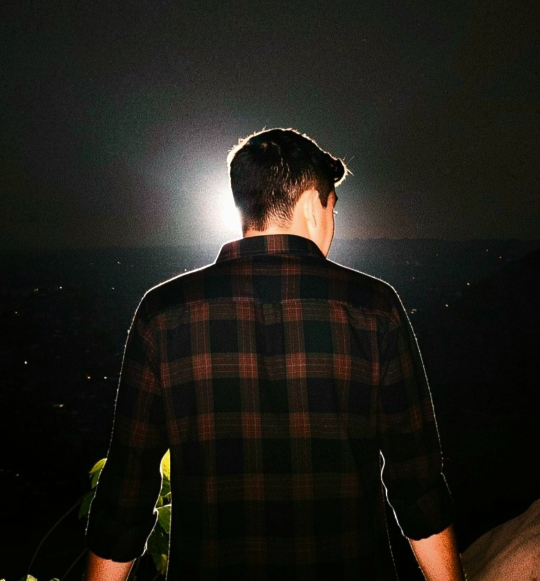
#> input picture data/photo.jpg, 1080 x 1162 px (shown at 1/2 size)
$ python generate_ascii.py ../data/photo.jpg out.png
#> lines starting #> are read from the running program, lines starting #| are printed output that depends on the picture
### scripts/_chrome.py
"""
_chrome.py — shared terminal-window chrome for the profile SVGs.

Not a script on its own; imported by generate_ascii.py and generate_infocard.py.
"""

BG = "#0b0f17"
BAR_BG = "#12161f"
BORDER = "#1f2733"
GLOW = "#2dd4bf"
TITLE_TEXT = "#8b949e"

BAR_H = 34


def window(width: int, body_height: int, title: str, body_svg: str) -> str:
    """Wrap `body_svg` (already-positioned SVG markup) in a terminal window."""
    total_h = BAR_H + body_height
    return f'''<svg xmlns="http://www.w3.org/2000/svg" width="{width}" height="{total_h}" viewBox="0 0 {width} {total_h}">
  <defs>
    <style>
      text {{ font-family: 'SF Mono', 'Fira Code', 'Courier New', monospace; }}
    </style>
  </defs>
  <rect x="0.75" y="0.75" width="{width - 1.5}" height="{total_h - 1.5}" rx="10"
        fill="{BG}" stroke="{GLOW}" stroke-opacity="0.35" stroke-width="1.5"/>
  <path d="M 0.75 10 A 9.25 9.25 0 0 1 10 0.75 L {width - 10} 0.75 A 9.25 9.25 0 0 1 {width - 0.75} 10 L {width - 0.75} {BAR_H} L 0.75 {BAR_H} Z"
        fill="{BAR_BG}"/>
  <line x1="0.75" y1="{BAR_H}" x2="{width - 0.75}" y2="{BAR_H}" stroke="{BORDER}" stroke-width="1"/>
  <circle cx="18" cy="{BAR_H / 2}" r="6" fill="#ff5f56"/>
  <circle cx="38" cy="{BAR_H / 2}" r="6" fill="#ffbd2e"/>
  <circle cx="58" cy="{BAR_H / 2}" r="6" fill="#27c93f"/>
  <text x="{width / 2}" y="{BAR_H / 2 + 4}" font-size="12" fill="{TITLE_TEXT}" text-anchor="middle">{title}</text>
  <g transform="translate(0,{BAR_H})">
    {body_svg}
  </g>
</svg>
'''

### scripts/generate_ascii.py
#!/usr/bin/env python3
"""
generate_ascii.py

Converts a portrait photo into a monospace ASCII-art SVG, framed as a
macOS-style terminal window (title bar, traffic lights, a whoami prompt
under the art) — matching the reference "portrait.sh" aesthetic.

Usage:
    python3 generate_ascii.py <input_image> <output_svg> \
        --user ark --cols 78 --crop 500,440,1120,1300
"""

import argparse
import html
import sys
from pathlib import Path
from PIL import Image

sys.path.insert(0, str(Path(__file__).parent))
import _chrome

RAMP = "@%#*+=-:.//:)"
CHAR_ASPECT = 0.55
ART_COLOR = "#97ebfc"
PROMPT_GREEN = "#20cb37"
PROMPT_TEXT = "#d6e8e0"
DIM = "#4f5763"


def image_to_ascii_rows(path: str, cols: int, crop=None) -> list[str]:
    img = Image.open(path).convert("L")
    if crop:
        img = img.crop(crop)
    w, h = img.size
    cell_h = w / cols / CHAR_ASPECT
    rows = max(1, round(h / cell_h))
    img = img.resize((cols, rows))
    pixels = list(img.getdata())
    ramp_len = len(RAMP)
    lines = []
    for r in range(rows):
        line = []
        for c in range(cols):
            b = pixels[r * cols + c]
            idx = min(ramp_len - 1, b * ramp_len // 256)
            line.append(RAMP[idx])
        lines.append("".join(line))
    return lines


def render(rows: list[str], username: str, display_name: str, font_size: int = 8) -> str:
    char_w = font_size * CHAR_ASPECT
    cols = max(len(r) for r in rows)
    pad = 16
    art_w = round(cols * char_w)
    art_h = round(len(rows) * font_size)
    width = art_w + pad * 2

    lines = []
    for i, row in enumerate(rows):
        y = pad + font_size + i * font_size
        lines.append(
            f'<text x="{pad}" y="{y}" font-size="{font_size}" fill="{ART_COLOR}" '
            f'xml:space="preserve">{html.escape(row)}</text>'
        )
    art_bottom = pad + art_h

    prompt_y1 = art_bottom + 22
    prompt_y2 = prompt_y1 + 18
    body_height = prompt_y2 + 12

    lines.append(f'<line x1="{pad}" y1="{art_bottom + 8}" x2="{width - pad}" y2="{art_bottom + 8}" '
                  f'stroke="#1f2733" stroke-width="1"/>')
    lines.append(
        f'<text x="{pad}" y="{prompt_y1}" font-size="12" xml:space="preserve">'
        f'<tspan fill="{PROMPT_GREEN}">{html.escape(username)}@github</tspan>'
        f'<tspan fill="{DIM}">:~$ whoami</tspan></text>'
    )
    lines.append(
        f'<text x="{pad}" y="{prompt_y2}" font-size="12" fill="{PROMPT_TEXT}">{html.escape(display_name)}</text>'
    )

    body = "".join(lines)
    title = f"{username}@github: ~$ ./portrait.sh"
    return _chrome.window(width, body_height, title, body)


def main():
    ap = argparse.ArgumentParser()
    ap.add_argument("input")
    ap.add_argument("output")
    ap.add_argument("--cols", type=int, default=78)
    ap.add_argument("--user", default="ark")
    ap.add_argument("--name", default="Ark")
    ap.add_argument("--crop", default=None, help="x1,y1,x2,y2 pixel box to crop before converting")
    args = ap.parse_args()

    crop = tuple(int(v) for v in args.crop.split(",")) if args.crop else None
    rows = image_to_ascii_rows(args.input, args.cols, crop)
#> in image_to_ascii_rows, `img = Image.open(path).convert("L")`:
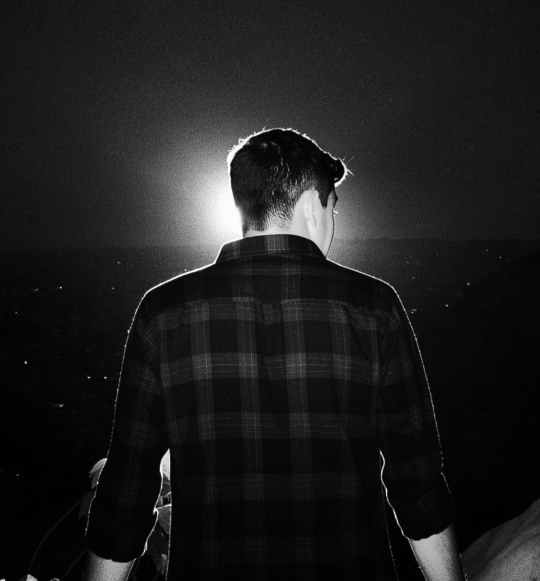
#> img: PIL image 1080x1162 L (shown at 1/2 size); min 0, max 255, mean 29.4
#> in image_to_ascii_rows, `img = img.resize((cols, rows))`:
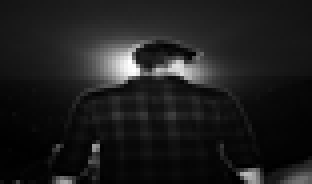
#> img: PIL image 78x46 L (shown 4 times larger); min 0, max 255, mean 29.4
#> in image_to_ascii_rows, `pixels = list(img.getdata())`: pixels = 3588 values, max 255 at index 1202, min 0 at index 2744, mean 29.39
#> after the loop in image_to_ascii_rows, `for r in range(rows):`: lines = 46 items
#> rows = 46 items
    svg = render(rows, args.user, args.name)
#> in render, `cols = max(len(r) for r in rows)`: cols = 78
#> in render, `art_w = round(cols * char_w)`: art_w = 343
#> in render, `art_h = round(len(rows) * font_size)`: art_h = 368
#> in render, `width = art_w + pad * 2`: width = 375
#> the loop in render, `for i, row in enumerate(rows):` made 46 passes
#> y on passes 1 to 12: 24, 32, 40, 48, 56, 64, 72, 80, 88, 96, 104, 112
#> after the loop in render, `for i, row in enumerate(rows):`: lines = 46 items
#> in render, `art_bottom = pad + art_h`: art_bottom = 384
#> in render, `prompt_y1 = art_bottom + 22`: prompt_y1 = 406
#> in render, `prompt_y2 = prompt_y1 + 18`: prompt_y2 = 424
#> in render, `body_height = prompt_y2 + 12`: body_height = 436
#> in window, `total_h = BAR_H + body_height`: total_h = 470
    with open(args.output, "w") as f:
        f.write(svg)
    print(f"Wrote {args.output} ({len(rows)} rows x {args.cols} cols)")
#| Wrote out.png (46 rows x 78 cols)


if __name__ == "__main__":
    main()
